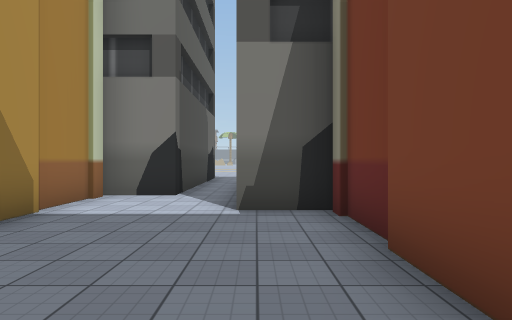
View 1 (above)

23 first-person views from a walk through a 3-D level made in the Unity game engine. The camera is 1.5 m above the floor, looks level and sees 75° across. The floor is counted in squares, 2 m on a side. Each view is taken from the middle of a square. On the plan, view 1 faces up. The plan holds only what a view shows up to about 11 squares ahead; the rest is blank. The place goes on beyond the plan. Some animated figures are left out. Some surface patterns are stand-ins.

View 2
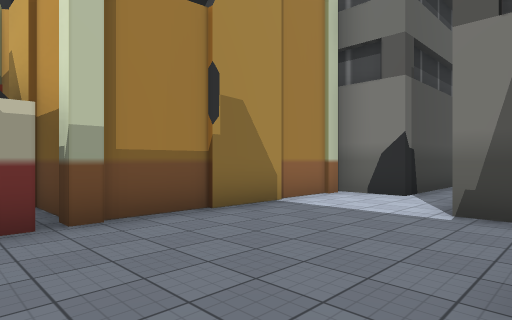

View 3
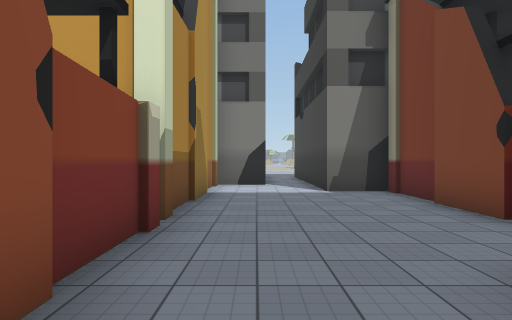

View 4
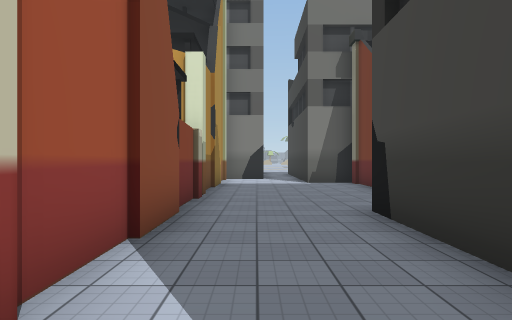

View 5
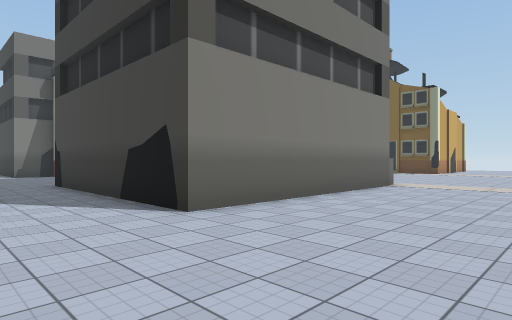

View 6
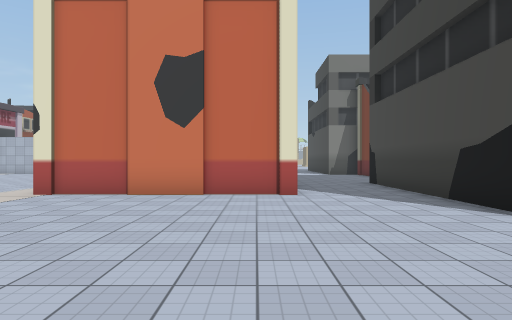

View 7
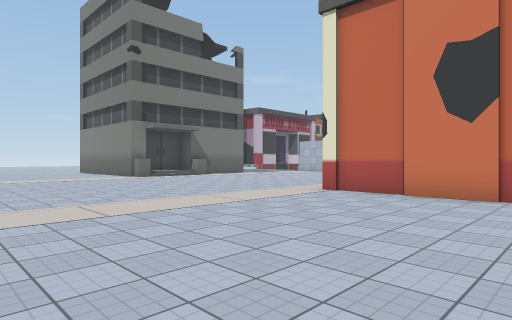

View 8
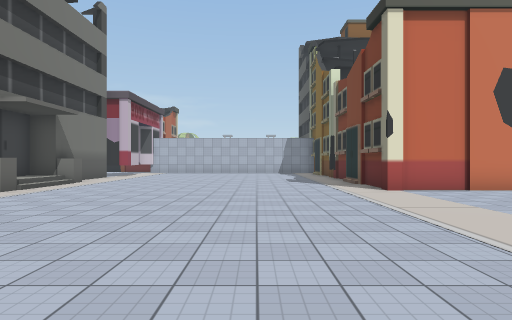

View 9
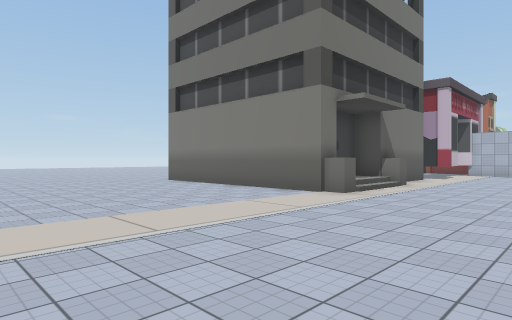

View 10
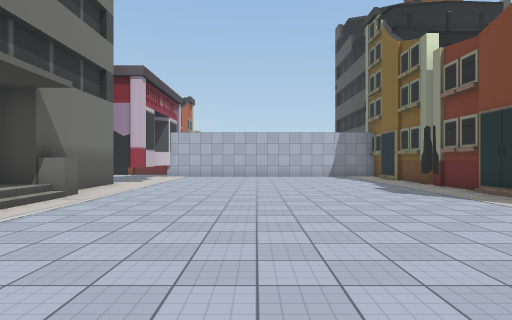

View 11
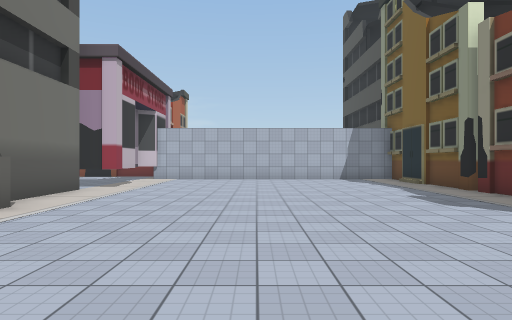

View 12
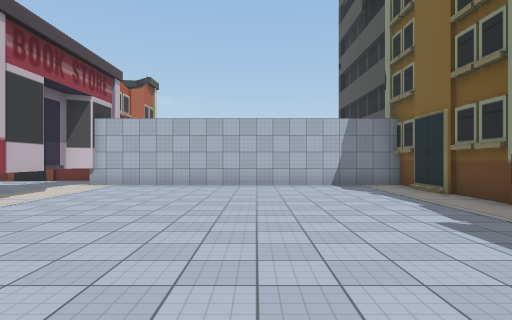

View 13
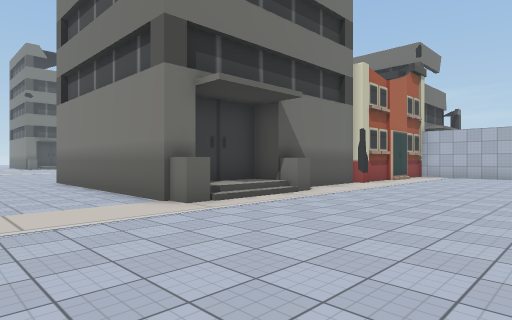

View 14
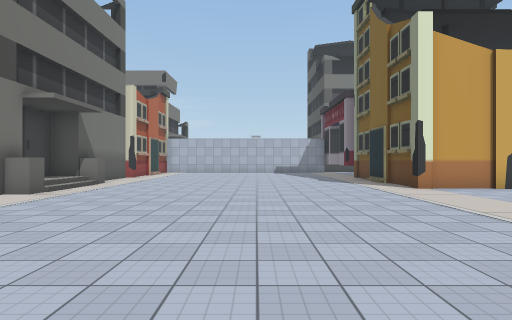

View 15
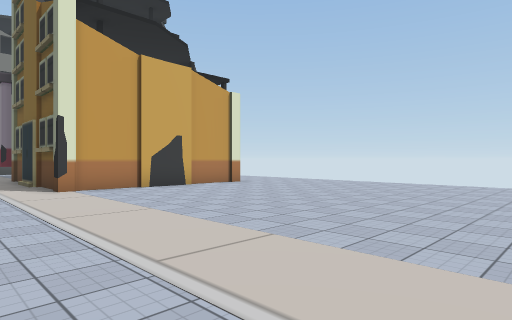

View 16
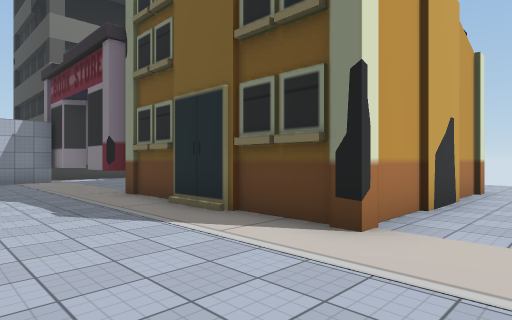

View 17
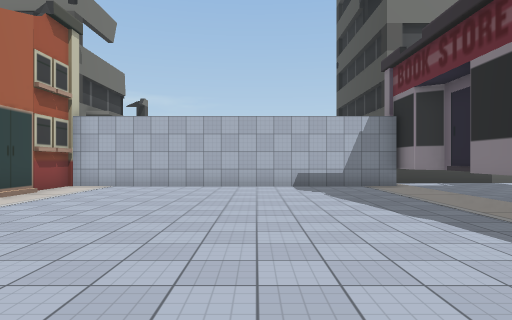

View 18
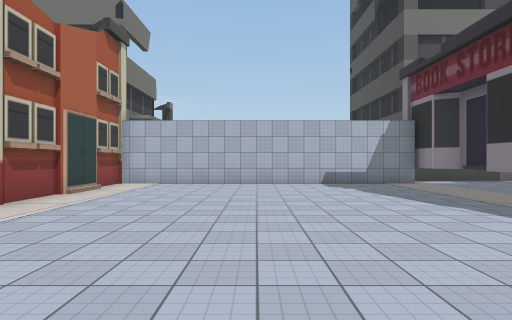

View 19
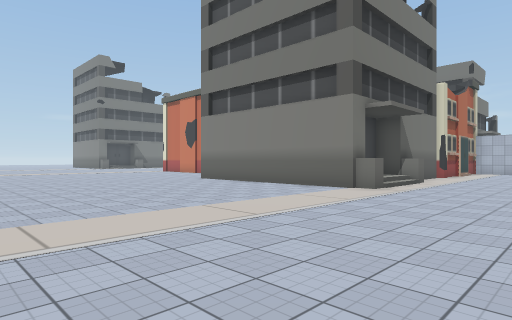

View 20
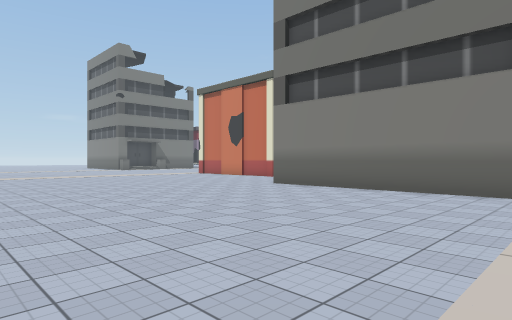

View 21
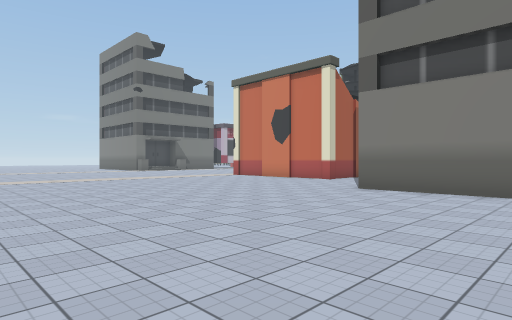

View 22
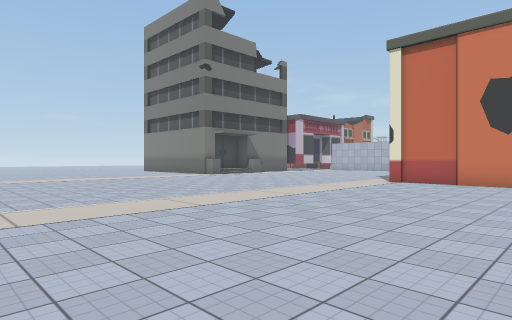

View 23
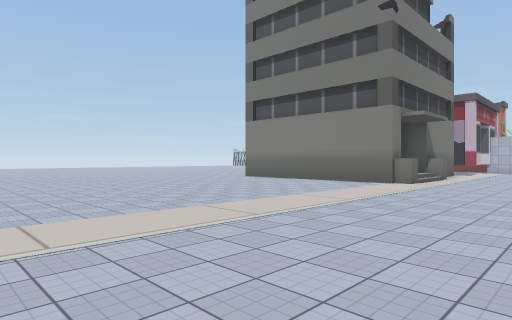

### Floor plan
Points are (right, up) in squares from view 1. A wall is a line through its corners. A room is listed if a view was taken in it or the views show most of it. See-through windows are left out.
Room 1 (views 1, 2)
walls: (1.1, 1.1) (1.1, 5) (-0.3, 5) (-0.3, 8); (-3.1, 6.9) (-3.1, 1.2); (-1.7, 9.5) (-1.7, 7.1) (-3.4, 7.1)
ways out: opening at (-1.5, 0.5) to room 2
Room 2 (views 3, 4, 5, 6, 7, 8, 9, 10, 11, 12, 13, 14, 15, 16, 17, 18, 19, 20, 21, 22, 23)
walls: (6.7, -7.1) (6.7, -8); (7.1, -7.2) (7.1, -7.9) (-0.3, -7.9) (-0.3, -1); (7.1, -4.1) (7.1, -4.8); (6.7, -1.1) (6.7, -4.7) (5.7, -4.7) (5.7, -6.6); (-3.1, 0.9) (-3.1, -4.7) (-8.7, -4.7) (-8.7, -2.8); (-3.1, 1.2) (-5, 1.2); (-8.9, -2.8) (-8.9, -2); (-8.7, -2.4) (-8.7, 0.9); (6.7, 1.4) (6.7, -0.9); (-8.7, 1.1) (-8.7, 3.4); (6.9, 2.8) (6.9, 1.3); (-8.9, 3.2) (-8.9, 4.8); (-8.7, 5.1) (-8.7, 6) (-18, 6); (-17.9, -4.6) (-17.9, -5.4) (-21.5, -5.4); (16.4, -0.3) (16.1, -0.3) (16.1, 1.4); (-18.4, -4.6) (-18.4, -5.5); (-17.9, -1.6) (-17.9, -2.3) (-19.3, -2.3) (-19.3, -3.6); (16.7, 2) (16.7, 3.3) (16.1, 3.6) (16.1, 4.5) (6.7, 4.5) (6.7, 3); (-17.7, 2.4) (-17.7, 1.9) (-18.8, 1.9); (-18.4, 1.5) (-18.4, -2.4); (-17.9, 3.6) (-17.9, 2.4); (21.9, -6.2) (16.3, -6.2) (16.3, -0.6); (-17.8, 5.9) (-18.4, 5.5) (-18.4, 4.4)
low walls: (6.9, -6.5) (6.9, -7.1); (16.1, -4.2) (16.1, -2.8)
ways out: opening at (-1.5, 0.5) to room 1

Where each view was taken, in squares from view 1:
view 1: 0 up, 0 right, facing up
view 2: 0 up, 1 right, facing up-left
view 3: 3 down, 2 left, facing up
view 4: 6 down, 2 left, facing up
view 5: 12 down, 3 left, facing up-right
view 6: 12 down, 4 left, facing up
view 7: 12 down, 4 left, facing up-left
view 8: 13 down, 12 left, facing up
view 9: 12 down, 14 left, facing up-left
view 10: 9 down, 14 left, facing up
view 11: 7 down, 14 left, facing up
view 12: 4 down, 13 left, facing up
view 13: 11 down, 12 right, facing up-left
view 14: 15 down, 12 right, facing up
view 15: 15 down, 14 right, facing up-right
view 16: 8 down, 13 right, facing up-right
view 17: 5 down, 12 right, facing up
view 18: 6 down, 11 right, facing up
view 19: 16 down, 11 right, facing up-left
view 20: 16 down, 7 right, facing up-left
view 21: 16 down, 4 right, facing up-left
view 22: 16 down, 4 left, facing up-left
view 23: 16 down, 14 left, facing up-left
